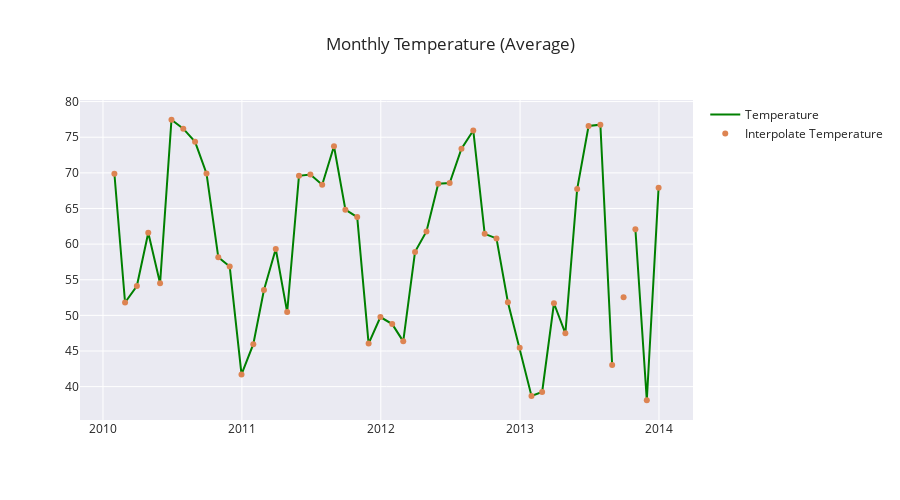

The cell this chart's notebook holds for it:
### Code cell
fig = make_subplots(rows=1, 
                    cols=1)

custom_aggregation = {}
custom_aggregation["Temperature"] = "mean"
data2 = data2.set_index(pd.DatetimeIndex(data2['Date']))
data0 = data2.resample('M').agg(custom_aggregation)
data0.columns = ["Temperature"]
data0['Date'] = data0.index

x = data0['Date'].tolist()
y = data0['Temperature'].tolist()
y_ = data0['Temperature'].interpolate().tolist()

fig.add_trace(go.Scatter(x=x, y=y,name='Temperature',line=dict(color='green', width=2)), 1, 1)
fig.add_trace(go.Scatter(x=x, y=y_,mode='markers',name='Interpolate Temperature'), 1, 1)

fig['layout'].update(height=500, width=900, title='Monthly Temperature (Average)')
fig.show()
